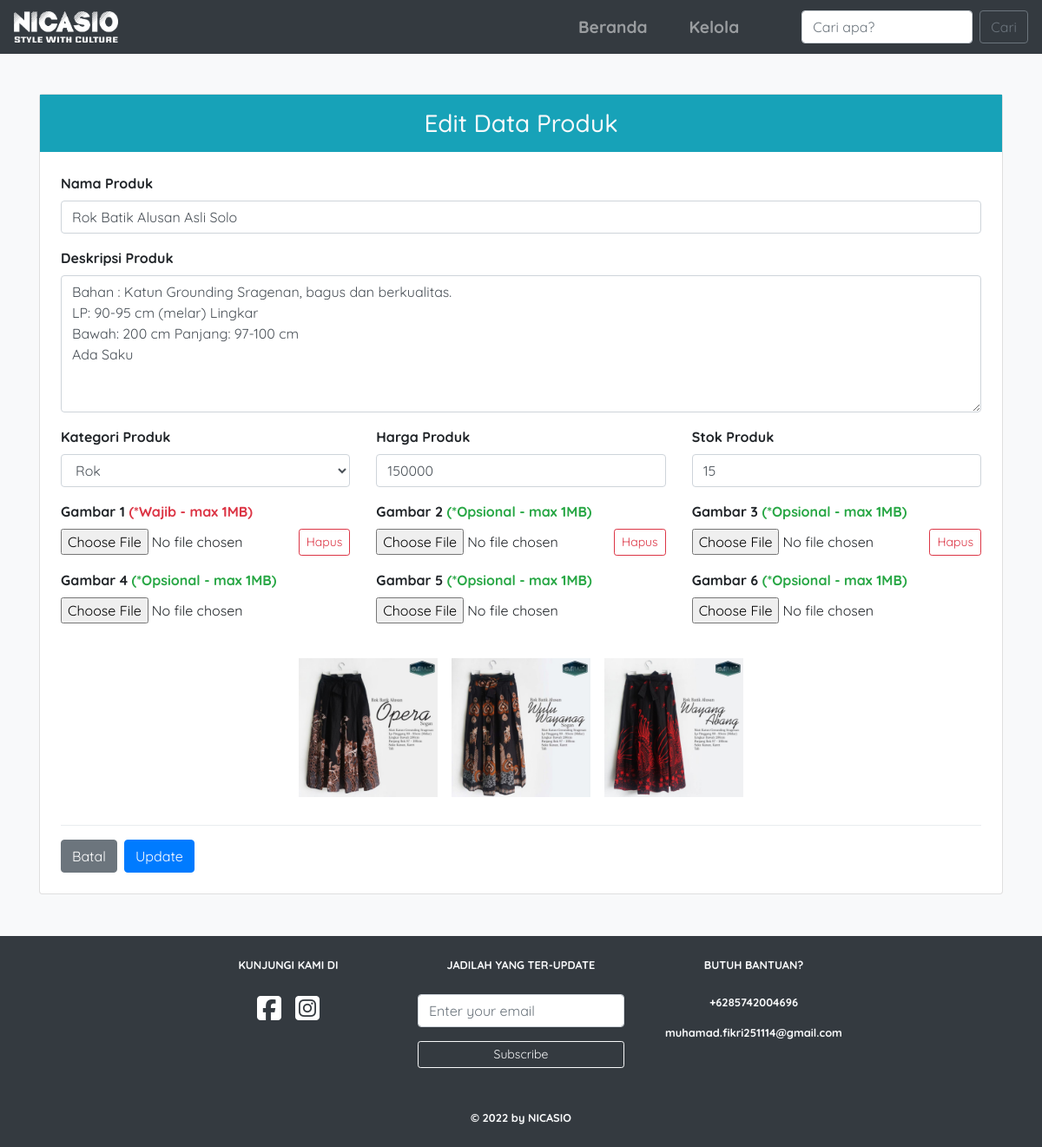
The app's page /edit_produk.php?id_produk=41 with its own data.
### tables this page shows
CREATE TABLE `produk` (
  `id` int(11) NOT NULL,
  `id_katalog` int(11) DEFAULT NULL,
  `nama_produk` varchar(255) NOT NULL,
  `deskripsi` text NOT NULL,
  `harga` int(11) NOT NULL,
  `stok` int(11) NOT NULL
);

CREATE TABLE `katalog` (
  `id` int(11) NOT NULL,
  `nama_katalog` varchar(100) NOT NULL,
  `deskripsi` text NOT NULL,
  `gambar` varchar(255) NOT NULL
);

CREATE TABLE `foto_produk` (
  `id` bigint(20) NOT NULL,
  `id_produk` int(11) DEFAULT NULL,
  `path` varchar(255) NOT NULL
);

### edit_produk.php (the view, shortened to what this page needs)
<!doctype html>
<html lang="en">
    <head>
        <link rel="stylesheet" href="https://maxcdn.bootstrapcdn.com/bootstrap/4.0.0/css/bootstrap.min.css">
        <link rel="stylesheet" href="css/style.css">
    </head>
    <body class="body-add-update-product">
        <?php
            $image_arr = array_fill(0, 6, array("id" => 0, "path" => ""));
            include_once('database/db_conn.php');
            $id_produk = $_GET['id_produk'];
            $data_produk = mysqli_query($connection, "SELECT produk.* FROM produk WHERE id = ".$id_produk);
            $produk = mysqli_fetch_assoc($data_produk);
        ?>
        <nav class="navbar navbar-expand-lg navbar-dark bg-dark fixed-top">
            <a class="navbar-brand" href="index.php"><img src="img/component/logo.png" width="120px" alt=""></a>
            <div class="collapse navbar-collapse justify-content-end" id="navbarSupportedContent">
                <ul class="navbar-nav mt-lg-0 mt-3">
                    <li class="nav-item mx-lg-3">
                        <a class="nav-link" href="index.php">Beranda</a>
                    </li>
                    <li class="nav-item mx-lg-3">
                        <a class="nav-link" href="kelola.php">Kelola</a>
                    </li>
                </ul>
                <form class="form-inline my-2 my-lg-0 ml-lg-5" method="post" name="cari-produk" action="index.php#katalog">
                    <input class="form-control mr-sm-2" type="search" placeholder="Cari apa?" aria-label="Search" name="keyword">
                    <button class="btn btn-outline-secondary my-2 my-sm-0" type="submit">Cari</button>
                </form>
            </div>
        </nav>
        <div class="py-5 bg-light" style="margin-top: 60px; min-height: 330px;">
            <div class="container">
                <div class="card">
                    <form action="edit_produk.php?id_produk=<?= $id_produk ?>" method="post"  enctype="multipart/form-data" name="form_add_product">
                        <center>
                            <h3 class="mb-4 p-3 bg-info text-light">Edit Data Produk</h3>
                        </center>
                        <div class="m-4">
                            <div class="form-group">
                                <label>Nama Produk</label>
                                <input type="text" class="form-control" name="product_name" placeholder="Beri Nama Produk" value="<?= $produk['nama_produk'] ?>" required>
                            </div>
                            <div class="form-group">
                                <label>Deskripsi Produk</label>
                                <textarea class="form-control" rows="6" name="product_descriptions" placeholder="Beri Deskripsi Produk" required><?= $produk['deskripsi'] ?></textarea>
                            </div>
                            <div class="row">
                                <div class="col-lg-4 col-md-4 col-sm-12 col-12">
                                    <div class="form-group">
                                        <label>Kategori Produk</label>
                                        <select class="form-control" name="product_catalog" required>
                                            <?php
                                                $data_kategori = mysqli_query($connection, "SELECT * FROM katalog");
                                                while($data = mysqli_fetch_array($data_kategori)){
                                            ?>
                                            <option value="<?= $data['id'] ?>" <?= $data['id'] == $produk['id_katalog'] ? "selected" : "" ?>><?= $data['nama_katalog'] ?></option>
                                            <?php
                                                }
                                            ?>
                                        </select>
                                    </div>
                                </div>
                                <div class="col-lg-4 col-md-4 col-sm-12 col-12">
                                    <div class="form-group">
                                        <label>Harga Produk</label>
                                        <input type="number" class="form-control" name="product_price" min="0" oninput="validity.valid||(value='');" value="<?= $produk['harga'] ?>" required>
                                    </div>
                                </div>
                                <div class="col-lg-4 col-md-4 col-sm-12 col-12">
                                    <div class="form-group">
                                        <label>Stok Produk</label>
                                        <input type="number" class="form-control" name="product_stock" min="0" oninput="validity.valid||(value='');" value="<?= $produk['stok'] ?>" required>
                                    </div>
                                </div>
                            </div>
                            <div class="row">
                                <?php
                                    $data_photo = mysqli_query($connection, "SELECT * FROM foto_produk WHERE id_produk = ".$id_produk);
                                    $photo_count = 0;
                                    while($photo = mysqli_fetch_array($data_photo)){
                                        $image_arr[$photo_count]['id'] = $photo['id'];
                                        $image_arr[$photo_count]['path'] = $photo['path'];
                                        $photo_count += 1;
                                    }
                                    for($i=1; $i<=6; $i++){
                                ?>
                                <div class="col-lg-4 col-md-6 col-sm-12 col-12">
                                    <div class="form-group">
                                        <label>Gambar <?= $i ?><?= $i == 1 ? " <span class='text-danger'>(*Wajib - max 1MB)</span>" : " <span class='text-success'>(*Opsional - max 1MB)</span>" ?></label>
                                        <div class="d-flex justify-content-between">
                                            <input type="file" class="form-control-file" name="product_image_<?= $i ?>" id="product_image_<?= $i ?>" accept="image/png, image/gif, image/jpeg" style="cursor: pointer">
                                            <button type="button" class="btn btn-sm btn-outline-danger" id="clear_image_<?= $i ?>" style="display: <?= $image_arr[$i-1]['id'] == 0 ? "none" : "" ?>;">Hapus</button>
                                        </div>
                                    </div>
                                </div>
                                <?php
                                    }
                                ?>
                            </div>
                            <div class="d-flex justify-content-center">
                                <?php
                                    for($i=1; $i<=6; $i++){
                                ?>
                                <div class="add_product_image_container_preview p-2 my-lg-4 my-md-3 my-sm-2 my-1" id="add_product_image_container_preview_<?= $i ?>" style="display: <?= $image_arr[$i-1]['id'] == 0 ? "none" : "" ?>;">
                                    <img src="<?= $image_arr[$i-1]['path'] ?>" alt="" id="add_product_image_preview_<?= $i ?>">
                                </div>
                                <?php
                                    }
                                ?>
                            </div>
                            <div class="dropdown-divider mb-3"></div>
                            <div class="d-flex">
                                <a href="kelola.php" class="btn btn-secondary mr-2">Batal</a>
                                <button type="submit" name="update_product" class="btn btn-primary">Update</button>
                            </div>
                        </div>
                    </form>
                </div>
            </div>
        </div>
        <?php
            include_once("view_component/footer.php");
        ?>
    </body>
</html>

### css/style.css (style rules this page uses)
* { box-sizing: border-box; }
html { scroll-behavior: smooth; }
.nav-link { font-family: 'Quicksand', sans-serif; font-size: 1.2em; font-weight: bold; }
.body-add-update-product > * { font-family: 'Quicksand', sans-serif; font-weight: bold }
.add_product_image_container_preview { width: 16.6%; height: 160px; overflow: hidden; }
.add_product_image_container_preview img { width: 100%; position: relative; top: 50%; transform: translateY(-50%); }

### records on screen
produk: product_name "Rok Batik Alusan Asli Solo", product_descriptions "Bahan : Katun Grounding Sragenan, bagus dan berkualitas. LP: 90-95 cm (melar) Lingkar Bawah: 200 cm Panjang: 97-100 cm Ada Saku", product_catalog "Rok", product_price "150000", product_stock "15"
foto_produk: shows "(*Wajib - max 1MB)", path (picture)
foto_produk: shows "(*Opsional - max 1MB)", path (picture)
foto_produk: shows "(*Opsional - max 1MB)", path (picture)
